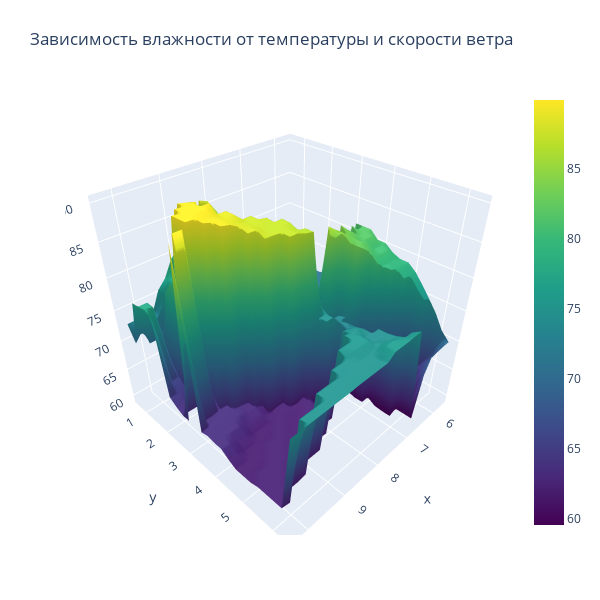

Write notebook code for a chart like this one.
### Markdown cell above
Полученные значения показывают, что между температурой и влажностью присутствует корреляционная связь.

Визуализируем усреднённые значения на 3D плоскости.

Интерактивный график позволяет пользователю:
* визуально рассмотреть как температура и скорость ветра определяют влажность:
  * Ось OY - скорость ветра.
  * Ось OX - температура.
  * Ось OZ - влажность.
* Можно заметить, что с ростом температуры и уменьшением скорости ветра, % влажности увеличивается.
  * Температура ускоряет таяние ледника.
  * При отсутствии ветра, влага не сносится с ледника.

### Code cell
from scipy.interpolate import griddata

# Создаём координатные оси берём мин и макс значения
# получаем 24 раномерно распределённых на этом отрезке значений
xi = np.linspace(min(df_new['AirTemp']), max(df_new['AirTemp']), num=24)
yi = np.linspace(min(df_new['WindSpd']), max(df_new['WindSpd']), num=24)

# Создаём сетку из значений для отрисовки 3D графика
# Полное объяснение https://stackoverflow.com/questions/36013063/what-is-the-purpose-of-meshgrid-in-python-numpy
x_grid, y_grid = np.meshgrid(xi,yi)

# интерполяция данных - отдельные точки полученные выше, превращаем в поверхность,
# используем метод "ближайший"(nearest) - картинка более наглядная - получается "полочками"
# можно также использовать linear, cubic
# при использовании cubic получается плавнее, но образуются "выбросы" более 100%
# Подробности (см. рисунок внизу) - https://docs.scipy.org/doc/scipy/reference/generated/scipy.interpolate.griddata.html
z_grid = griddata((df_new['AirTemp'], df_new['WindSpd']), df_new['Humidity'],(x_grid,y_grid), method='nearest')

fig = go.Figure(go.Surface(x=x_grid, y=y_grid, z=z_grid, colorscale='viridis'))

fig.update_layout(title='Зависимость влажности от температуры и скорости ветра', autosize=False,
                  width=600, height=600,
                  margin=dict(l=65, r=50, b=65, t=90))

fig.show()

### Figure 1 — Plotly figure (JSON) as saved in the notebook; plotly's stock layout.template omitted (floating-point values rounded to 4 significant figures; data arrays with more than 128 entries replaced by an {"elided": "..."} marker saying what was removed)
{"data": [{"colorscale": [[0, "#440154"], [0.1111, "#482878"], [0.2222, "#3e4989"], [0.3333, "#31688e"], [0.4444, "#26828e"], [0.5556, "#1f9e89"], [0.6667, "#35b779"], [0.7778, "#6ece58"], [0.8889, "#b5de2b"], [1, "#fde725"]], "type": "surface", "x": {"elided": "24x24 float values"}, "y": {"elided": "24x24 float values"}, "z": {"elided": "24x24 float values"}}], "layout": {"autosize": false, "height": 600, "margin": {"b": 65, "l": 65, "r": 50, "t": 90}, "title": {"text": "Зависимость влажности от температуры и скорости ветра"}, "width": 600}}
